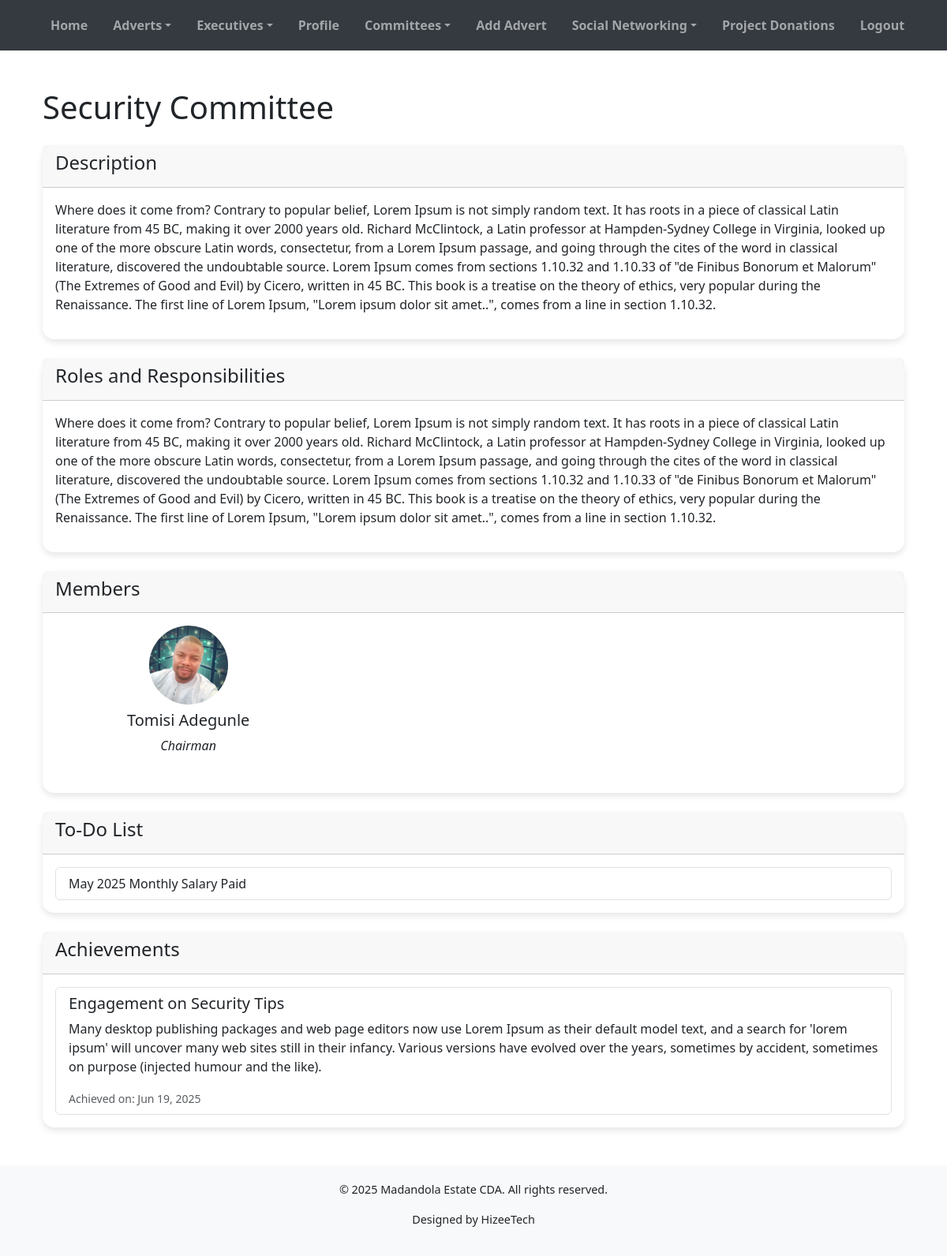
The app's page /committees/1/ (signed in) with its own data.
### cda_app/models.py (models this page shows, shortened)
class Committee(models.Model):
    name = models.CharField(max_length=200, unique=True)
    description = models.TextField(blank=True, null=True)
    roles_responsibilities = models.TextField(blank=True, null=True)

class CommitteeMember(models.Model):
    committee = models.ForeignKey(Committee, on_delete=models.CASCADE, related_name='members')
    name = models.CharField(max_length=100)
    post = models.CharField(max_length=100)
    image = models.ImageField(upload_to='committee_members/', blank=True, null=True)

class CommitteeToDo(models.Model):
    committee = models.ForeignKey(Committee, on_delete=models.CASCADE, related_name='todos')
    task = models.CharField(max_length=255)
    is_completed = models.BooleanField(default=False)
    due_date = models.DateField(blank=True, null=True)

class CommitteeAchievement(models.Model):
    committee = models.ForeignKey(Committee, on_delete=models.CASCADE, related_name='achievements')
    title = models.CharField(max_length=255)
    description = models.TextField()
    date = models.DateField(auto_now_add=True)

### cda_app/views.py (the view)
# urls.py: path('committees/<int:committee_id>/', views.committee_detail, name='committee_detail'),
@login_required
def committee_detail(request, committee_id):
    committee = get_object_or_404(Committee, pk=committee_id)
    members = CommitteeMember.objects.filter(committee=committee)
    todos = CommitteeToDo.objects.filter(committee=committee)
    achievements = CommitteeAchievement.objects.filter(committee=committee)
    context = {
        'committee': committee,
        'members': members,
        'todos': todos,
        'achievements': achievements,
    }
    return render(request, 'committee_detail.html', context)

### cda_app/context_processors.py (called while the page is built)
def committees(request):
    return {'committees': Committee.objects.all()}

def admin_counts(request):
    if request.user.is_authenticated and request.user.is_staff:
        return {
            'pending_users_count': User.objects.filter(is_active=False).count(),
            'pending_adverts_count': AdvertItem.objects.filter(is_approved=False).count(),
            'total_users_count': User.objects.count(),
        }
    return {}

### templates/committee_detail.html (shortened to what this page needs)
{% extends 'base.html' %}
{% load static %}
{% block content %}
<div class="container mt-4">
    <h1 class="mb-4">{{ committee.name }}</h1>
    <div class="card mb-4">
        <div class="card-header">
            <h4>Description</h4>
        </div>
        <div class="card-body">
            <p>{{ committee.description|default:"No description available." }}</p>
        </div>
    </div>
    <div class="card mb-4">
        <div class="card-header">
            <h4>Roles and Responsibilities</h4>
        </div>
        <div class="card-body">
            <p>{{ committee.roles_responsibilities|default:"No roles and responsibilities defined." }}</p>
        </div>
    </div>
    <div class="card mb-4">
        <div class="card-header">
            <h4>Members</h4>
        </div>
        <div class="card-body">
            {% if members %}
            <div class="row">
                {% for member in members %}
                <div class="col-md-4 text-center mb-3">
                    {% if member.image %}
                    <img src="{{ member.image.url }}" alt="{{ member.name }}" class="rounded-circle mb-2" width="100" height="100">
                    {% else %}
                    <img src="{% static 'images/default_profile.png' %}" alt="Default Image" class="rounded-circle mb-2" width="100" height="100">
                    {% endif %}
                    <h5>{{ member.name }}</h5>
                    <p><em>{{ member.post }}</em></p>
                </div>
                {% endfor %}
            </div>
            {% else %}
            <p>No members in this committee yet.</p>
            {% endif %}
        </div>
    </div>
    <div class="card mb-4">
        <div class="card-header">
            <h4>To-Do List</h4>
        </div>
        <div class="card-body">
            {% if todos %}
            <ul class="list-group">
                {% for todo in todos %}
                <li class="list-group-item d-flex justify-content-between align-items-center">
                    {{ todo.task }}
                    {% if todo.is_completed %}
                    <span class="badge badge-success badge-pill">Completed</span>
                    {% else %}
                    <span class="badge badge-warning badge-pill">Pending</span>
                    {% endif %}
                </li>
                {% endfor %}
            </ul>
            {% else %}
            <p>No to-do items for this committee yet.</p>
            {% endif %}
        </div>
    </div>
    <div class="card mb-4">
        <div class="card-header">
            <h4>Achievements</h4>
        </div>
        <div class="card-body">
            {% if achievements %}
            <ul class="list-group">
                {% for achievement in achievements %}
                <li class="list-group-item">
                    <h5>{{ achievement.title }}</h5>
                    <p>{{ achievement.description }}</p>
                    <small class="text-muted">Achieved on: {{ achievement.date|date:"M d, Y" }}</small>
                </li>
                {% endfor %}
            </ul>
            {% else %}
            <p>No achievements recorded for this committee yet.</p>
            {% endif %}
        </div>
    </div>
</div>
{% endblock %}

### records on screen
Committee: name "Security Committee", description "Where does it come from? Contrary to popular belief, Lorem Ipsum is not simply random text. It has roots in a piece of classical Latin literature from 45 BC, making it over 2000 years old. Richard McClintock, a Latin professor at Hampden-Sydney College in Virginia, looked up one of the more obscure Latin words, consectetur, from a Lorem Ipsum passage, and going through the cites of the word in classical literature, discovered the undoubtable source. Lorem Ipsum comes from sections 1.10.32 and 1.10.33 of \"de Finibus Bonorum et Malorum\" (The Extremes of Good and Evil) by Cicero, written in 45 BC. This book is a treatise on the theory of ethics, very popular during the Renaissance. The first…", roles_responsibilities "Where does it come from? Contrary to popular belief, Lorem Ipsum is not simply random text. It has roots in a piece of classical Latin literature from 45 BC, making it over 2000 years old. Richard McClintock, a Latin professor at Hampden-Sydney College in Virginia, looked up one of the more obscure Latin words, consectetur, from a Lorem Ipsum passage, and going through the cites of the word in classical literature, discovered the undoubtable source. Lorem Ipsum comes from sections 1.10.32 and 1.10.33 of \"de Finibus Bonorum et Malorum\" (The Extremes of Good and Evil) by Cicero, written in 45 BC. This book is a treatise on the theory of ethics, very popular during the Renaissance. The first…"
CommitteeMember: image (picture), name "Tomisi Adegunle", post "Chairman"
CommitteeToDo: task "May 2025 Monthly Salary Paid"
CommitteeAchievement: title "Engagement on Security Tips", description "Many desktop publishing packages and web page editors now use Lorem Ipsum as their default model text, and a search for 'lorem ipsum' will uncover many web sites still in their infancy. Various versions have evolved over the years, sometimes by accident, sometimes on purpose (injected humour and the like).", date "Jun 19, 2025"
